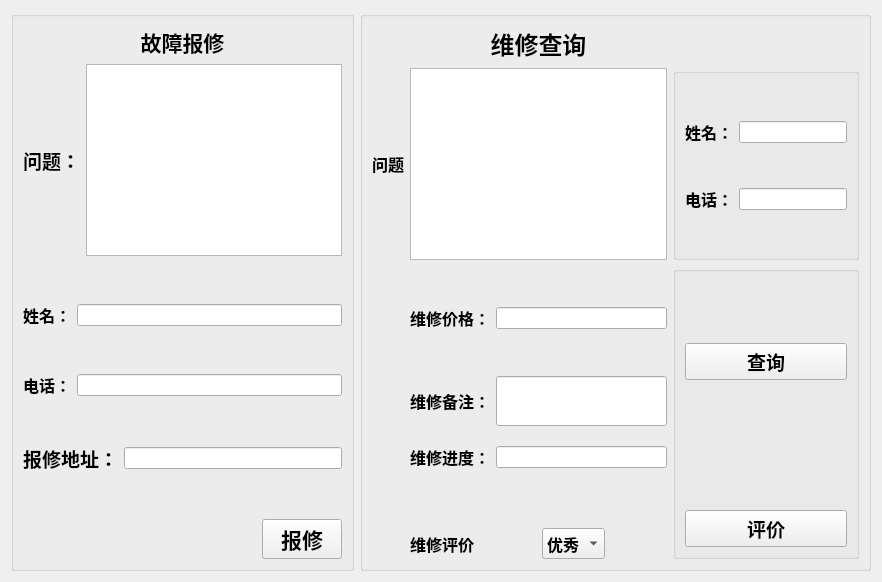
     <widget class="QWidget" name="tab">
      <attribute name="title">
       <string>维修管理</string>
      </attribute>
      <layout class="QGridLayout" name="gridLayout_7">
       <item row="0" column="0">
        <layout class="QHBoxLayout" name="horizontalLayout_38">
         <item>
          <widget class="QGroupBox" name="groupBox_5">
           <property name="title">
            <string/>
           </property>
           <layout class="QGridLayout" name="gridLayout_9">
            <item row="2" column="0">
             <layout class="QVBoxLayout" name="verticalLayout_2">
              <item>
               <widget class="QLabel" name="label_2">
                <property name="font">
                 <font>
                  <family>Agency FB</family>
                  <pointsize>16</pointsize>
                  <weight>75</weight>
                  <bold>true</bold>
                 </font>
                </property>
                <property name="text">
                 <string>&lt;html&gt;&lt;head/&gt;&lt;body&gt;&lt;p align=&quot;center&quot;&gt;故障报修&lt;/p&gt;&lt;/body&gt;&lt;/html&gt;</string>
                </property>
               </widget>
              </item>
              <item>
               <layout class="QHBoxLayout" name="horizontalLayout_3">
                <item>
                 <widget class="QLabel" name="label_19">
                  <property name="font">
                   <font>
                    <family>Agency FB</family>
                    <pointsize>14</pointsize>
                    <weight>75</weight>
                    <bold>true</bold>
                   </font>
                  </property>
                  <property name="text">
                   <string>问题：</string>
                  </property>
                 </widget>
                </item>
                <item>
                 <widget class="QTextEdit" name="mendtroubleEdit"/>
                </item>
               </layout>
              </item>
              <item>
               <layout class="QVBoxLayout" name="verticalLayout_4"/>
              </item>
              <item>
               <spacer name="verticalSpacer_6">
                <property name="orientation">
                 <enum>Qt::Vertical</enum>
                </property>
                <property name="sizeHint" stdset="0">
                 <size>
                  <width>20</width>
                  <height>40</height>
                 </size>
                </property>
               </spacer>
              </item>
              <item>
               <layout class="QHBoxLayout" name="horizontalLayout_4">
                <item>
                 <widget class="QLabel" name="label_57">
                  <property name="font">
                   <font>
                    <family>Agency FB</family>
                    <pointsize>12</pointsize>
                    <weight>75</weight>
                    <bold>true</bold>
                   </font>
                  </property>
                  <property name="text">
                   <string>姓名：</string>
                  </property>
                 </widget>
                </item>
                <item>
                 <widget class="QLineEdit" name="nameEdit_2"/>
                </item>
               </layout>
              </item>
              <item>
               <spacer name="verticalSpacer_10">
                <property name="orientation">
                 <enum>Qt::Vertical</enum>
                </property>
                <property name="sizeHint" stdset="0">
                 <size>
                  <width>20</width>
                  <height>40</height>
                 </size>
                </property>
               </spacer>
              </item>
              <item>
               <layout class="QHBoxLayout" name="horizontalLayout_5">
                <item>
                 <widget class="QLabel" name="label_58">
                  <property name="font">
                   <font>
                    <family>Agency FB</family>
                    <pointsize>12</pointsize>
                    <weight>75</weight>
                    <bold>true</bold>
                   </font>
                  </property>
                  <property name="text">
                   <string>电话：</string>
                  </property>
                 </widget>
                </item>
                <item>
                 <widget class="QLineEdit" name="phoneEdit_2"/>
                </item>
                <item>
                 <layout class="QHBoxLayout" name="horizontalLayout_8"/>
                </item>
               </layout>
              </item>
              <item>
               <spacer name="verticalSpacer_7">
                <property name="orientation">
                 <enum>Qt::Vertical</enum>
                </property>
                <property name="sizeHint" stdset="0">
                 <size>
                  <width>20</width>
                  <height>40</height>
                 </size>
                </property>
               </spacer>
              </item>
              <item>
               <layout class="QHBoxLayout" name="horizontalLayout_11">
                <item>
                 <widget class="QLabel" name="label_20">
                  <property name="font">
                   <font>
                    <pointsize>14</pointsize>
                    <weight>75</weight>
                    <bold>true</bold>
                   </font>
                  </property>
                  <property name="text">
                   <string>报修地址：</string>
                  </property>
                 </widget>
                </item>
                <item>
                 <widget class="QLineEdit" name="mendaddressEdit"/>
                </item>
               </layout>
              </item>
              <item>
               <spacer name="verticalSpacer">
                <property name="orientation">
                 <enum>Qt::Vertical</enum>
                </property>
                <property name="sizeHint" stdset="0">
                 <size>
                  <width>20</width>
                  <height>40</height>
                 </size>
                </property>
               </spacer>
              </item>
              <item>
               <layout class="QHBoxLayout" name="horizontalLayout_12">
                <item>
                 <spacer name="horizontalSpacer_2">
                  <property name="orientation">
                   <enum>Qt::Horizontal</enum>
                  </property>
                  <property name="sizeHint" stdset="0">
                   <size>
                    <width>40</width>
                    <height>20</height>
                   </size>
                  </property>
                 </spacer>
                </item>
                <item>
                 <widget class="QPushButton" name="repair_btn">
                  <property name="font">
                   <font>
                    <family>Agency FB</family>
                    <pointsize>16</pointsize>
                    <weight>75</weight>
                    <bold>true</bold>
                   </font>
                  </property>
                  <property name="text">
                   <string>报修</string>
                  </property>
                 </widget>
                </item>
               </layout>
              </item>
             </layout>
            </item>
           </layout>
          </widget>
         </item>
         <item>
          <widget class="QGroupBox" name="groupBox_11">
           <property name="title">
            <string/>
           </property>
           <layout class="QGridLayout" name="gridLayout_19">
            <item row="2" column="2">
             <widget class="QTextEdit" name="troubleEdit"/>
            </item>
            <item row="2" column="5">
             <widget class="QGroupBox" name="horizontalGroupBox_7">
              <layout class="QHBoxLayout" name="horizontalLayout_13">
               <item>
                <layout class="QVBoxLayout" name="verticalLayout_5">
                 <item>
                  <layout class="QHBoxLayout" name="horizontalLayout_18">
                   <item>
                    <widget class="QLabel" name="label_59">
                     <property name="font">
                      <font>
                       <family>Agency FB</family>
                       <pointsize>12</pointsize>
                       <weight>75</weight>
                       <bold>true</bold>
                      </font>
                     </property>
                     <property name="text">
                      <string>姓名：</string>
                     </property>
                    </widget>
                   </item>
                   <item>
                    <widget class="QLineEdit" name="nameEdit_3"/>
                   </item>
                  </layout>
                 </item>
                 <item>
                  <layout class="QHBoxLayout" name="horizontalLayout_14">
                   <item>
                    <widget class="QLabel" name="label_60">
                     <property name="font">
                      <font>
                       <family>Agency FB</family>
                       <pointsize>12</pointsize>
                       <weight>75</weight>
                       <bold>true</bold>
                      </font>
                     </property>
                     <property name="text">
                      <string>电话：</string>
                     </property>
                    </widget>
                   </item>
                   <item>
                    <widget class="QLineEdit" name="phoneEdit_3"/>
                   </item>
                   <item>
                    <layout class="QHBoxLayout" name="horizontalLayout_15"/>
                   </item>
                  </layout>
                 </item>
                </layout>
               </item>
              </layout>
             </widget>
            </item>
            <item row="2" column="0">
             <layout class="QHBoxLayout" name="horizontalLayout_37"/>
            </item>
            <item row="0" column="2">
             <widget class="QLabel" name="label_43">
              <property name="font">
               <font>
                <family>Agency FB</family>
                <pointsize>18</pointsize>
                <weight>75</weight>
                <bold>true</bold>
               </font>
              </property>
              <property name="text">
               <string>&lt;html&gt;&lt;head/&gt;&lt;body&gt;&lt;p align=&quot;center&quot;&gt;维修查询&lt;/p&gt;&lt;/body&gt;&lt;/html&gt;</string>
              </property>
             </widget>
            </item>
            <item row="2" column="1">
             <widget class="QLabel" name="label_40">
              <property name="font">
               <font>
                <family>Agency FB</family>
                <pointsize>12</pointsize>
                <weight>75</weight>
                <bold>true</bold>
               </font>
              </property>
              <property name="layoutDirection">
               <enum>Qt::RightToLeft</enum>
              </property>
              <property name="text">
               <string>&lt;html&gt;&lt;head/&gt;&lt;body&gt;&lt;p align=&quot;center&quot;&gt;问题&lt;/p&gt;&lt;/body&gt;&lt;/html&gt;</string>
              </property>
             </widget>
            </item>
            <item row="3" column="2">
             <layout class="QHBoxLayout" name="horizontalLayout_20">
              <item>
               <layout class="QVBoxLayout" name="verticalLayout_12">
                <item>
                 <spacer name="verticalSpacer_14">
                  <property name="orientation">
                   <enum>Qt::Vertical</enum>
                  </property>
                  <property name="sizeHint" stdset="0">
                   <size>
                    <width>20</width>
                    <height>40</height>
                   </size>
                  </property>
                 </spacer>
                </item>
                <item>
                 <layout class="QHBoxLayout" name="horizontalLayout_19">
                  <item>
                   <widget class="QLabel" name="label_45">
                    <property name="font">
                     <font>
                      <pointsize>12</pointsize>
                      <weight>75</weight>
                      <bold>true</bold>
                     </font>
                    </property>
                    <property name="text">
                     <string>维修价格：</string>
                    </property>
                   </widget>
                  </item>
                  <item>
                   <widget class="QLineEdit" name="priceEdit"/>
                  </item>
                 </layout>
                </item>
                <item>
                 <spacer name="verticalSpacer_11">
                  <property name="orientation">
                   <enum>Qt::Vertical</enum>
                  </property>
                  <property name="sizeHint" stdset="0">
                   <size>
                    <width>20</width>
                    <height>40</height>
                   </size>
                  </property>
                 </spacer>
                </item>
                <item>
                 <layout class="QHBoxLayout" name="horizontalLayout_34">
                  <item>
                   <widget class="QLabel" name="label_46">
                    <property name="font">
                     <font>
                      <family>Agency FB</family>
                      <pointsize>12</pointsize>
                      <weight>75</weight>
                      <bold>true</bold>
                     </font>
                    </property>
                    <property name="text">
                     <string>维修备注：</string>
                    </property>
                   </widget>
                  </item>
                  <item>
                   <widget class="QLineEdit" name="conditionEdit">
                    <property name="minimumSize">
                     <size>
                      <width>0</width>
                      <height>50</height>
                     </size>
                    </property>
                   </widget>
                  </item>
                 </layout>
                </item>
                <item>
                 <spacer name="verticalSpacer_23">
                  <property name="orientation">
                   <enum>Qt::Vertical</enum>
                  </property>
                  <property name="sizeHint" stdset="0">
                   <size>
                    <width>257</width>
                    <height>13</height>
                   </size>
                  </property>
                 </spacer>
                </item>
                <item>
                 <layout class="QHBoxLayout" name="horizontalLayout_35">
                  <item>
                   <widget class="QLabel" name="label_47">
                    <property name="font">
                     <font>
                      <family>Agency FB</family>
                      <pointsize>12</pointsize>
                      <weight>75</weight>
                      <bold>true</bold>
                     </font>
                    </property>
                    <property name="text">
                     <string>维修进度：</string>
                    </property>
                   </widget>
                  </item>
                  <item>
                   <widget class="QLineEdit" name="processEdit"/>
                  </item>
                 </layout>
                </item>
                <item>
                 <spacer name="verticalSpacer_24">
                  <property name="orientation">
                   <enum>Qt::Vertical</enum>
                  </property>
                  <property name="sizeHint" stdset="0">
                   <size>
                    <width>257</width>
                    <height>13</height>
                   </size>
                  </property>
                 </spacer>
                </item>
                <item>
                 <spacer name="verticalSpacer_9">
                  <property name="orientation">
                   <enum>Qt::Vertical</enum>
                  </property>
                  <property name="sizeHint" stdset="0">
                   <size>
                    <width>20</width>
                    <height>40</height>
                   </size>
                  </property>
                 </spacer>
                </item>
                <item>
                 <layout class="QHBoxLayout" name="horizontalLayout_36">
                  <item>
                   <widget class="QLabel" name="label_48">
                    <property name="font">
                     <font>
                      <family>Agency FB</family>
                      <pointsize>12</pointsize>
                      <weight>75</weight>
                      <bold>true</bold>
                     </font>
                    </property>
                    <property name="text">
                     <string>维修评价</string>
                    </property>
                   </widget>
                  </item>
                  <item>
                   <spacer name="horizontalSpacer_4">
                    <property name="orientation">
                     <enum>Qt::Horizontal</enum>
                    </property>
                    <property name="sizeHint" stdset="0">
                     <size>
                      <width>40</width>
                      <height>20</height>
                     </size>
                    </property>
                   </spacer>
                  </item>
                  <item>
                   <widget class="QComboBox" name="comboBox">
                    <property name="font">
                     <font>
                      <family>Agency FB</family>
                      <pointsize>12</pointsize>
                      <weight>75</weight>
                      <bold>true</bold>
                     </font>
                    </property>
                    <item>
                     <property name="text">
                      <string>优秀</string>
                     </property>
                    </item>
                    <item>
                     <property name="text">
                      <string>良好</string>
                     </property>
                    </item>
                    <item>
                     <property name="text">
                      <string>一般</string>
                     </property>
                    </item>
                    <item>
                     <property name="text">
                      <string/>
                     </property>
                    </item>
                   </widget>
                  </item>
                  <item>
                   <spacer name="horizontalSpacer_5">
                    <property name="orientation">
                     <enum>Qt::Horizontal</enum>
                    </property>
                    <property name="sizeHint" stdset="0">
                     <size>
                      <width>40</width>
                      <height>20</height>
                     </size>
                    </property>
                   </spacer>
                  </item>
                 </layout>
                </item>
               </layout>
              </item>
             </layout>
            </item>
            <item row="3" column="5">
             <widget class="QGroupBox" name="horizontalGroupBox_12">
              <layout class="QHBoxLayout" name="horizontalLayout_21">
               <item>
                <layout class="QVBoxLayout" name="verticalLayout_8">
                 <item>
                  <spacer name="verticalSpacer_12">
                   <property name="orientation">
                    <enum>Qt::Vertical</enum>
                   </property>
                   <property name="sizeHint" stdset="0">
                    <size>
                     <width>20</width>
                     <height>40</height>
                    </size>
                   </property>
                  </spacer>
                 </item>
                 <item>
                  <widget class="QPushButton" name="query">
                   <property name="font">
                    <font>
                     <family>Agency FB</family>
                     <pointsize>14</pointsize>
                     <weight>75</weight>
                     <bold>true</bold>
                    </font>
                   </property>
                   <property name="text">
                    <string>查询</string>
                   </property>
                  </widget>
                 </item>
                 <item>
                  <spacer name="verticalSpacer_13">
                   <property name="orientation">
                    <enum>Qt::Vertical</enum>
                   </property>
                   <property name="sizeHint" stdset="0">
                    <size>
                     <width>20</width>
                     <height>40</height>
                    </size>
                   </property>
                  </spacer>
                 </item>
                 <item>
                  <spacer name="verticalSpacer_8">
                   <property name="orientation">
                    <enum>Qt::Vertical</enum>
                   </property>
                   <property name="sizeHint" stdset="0">
                    <size>
                     <width>20</width>
                     <height>40</height>
                    </size>
                   </property>
                  </spacer>
                 </item>
                 <item>
                  <widget class="QPushButton" name="remark">
                   <property name="font">
                    <font>
                     <family>Agency FB</family>
                     <pointsize>14</pointsize>
                     <weight>75</weight>
                     <bold>true</bold>
                    </font>
                   </property>
                   <property name="styleSheet">
                    <string notr="true">border-color: rgb(85, 170, 127);</string>
                   </property>
                   <property name="text">
                    <string>评价</string>
                   </property>
                  </widget>
                 </item>
                </layout>
               </item>
              </layout>
             </widget>
            </item>
           </layout>
          </widget>
         </item>
        </layout>
       </item>
      </layout>
     </widget>
